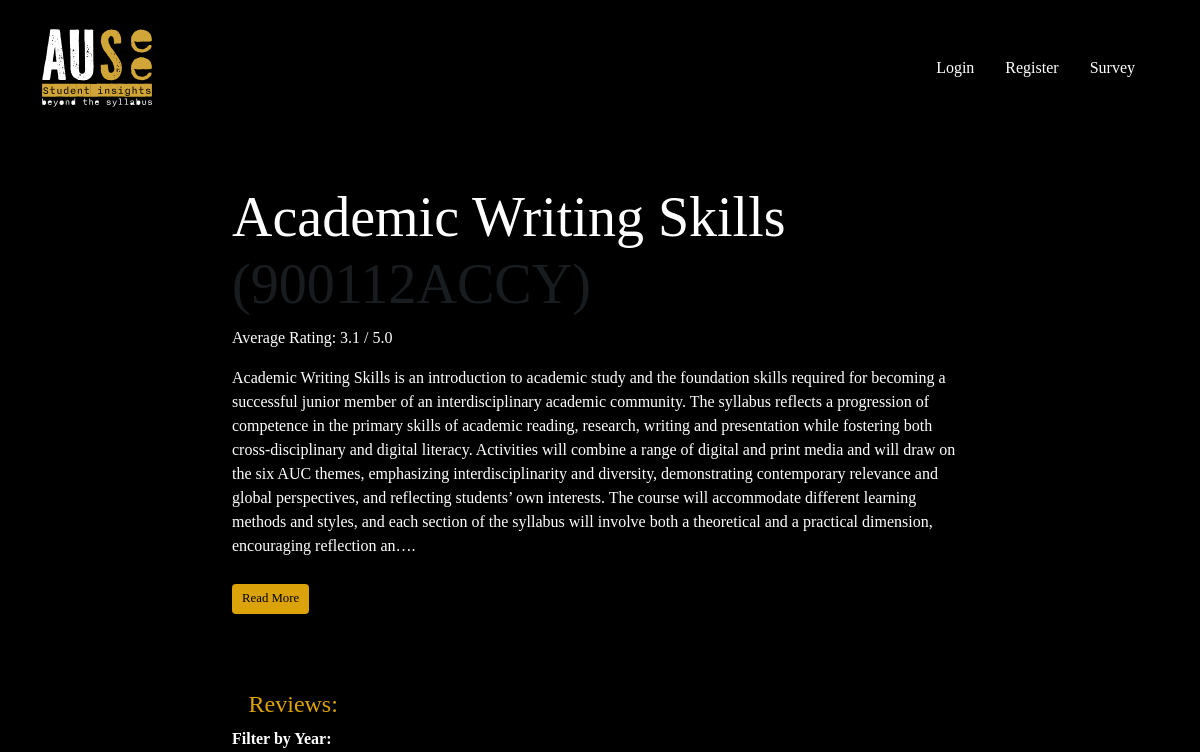
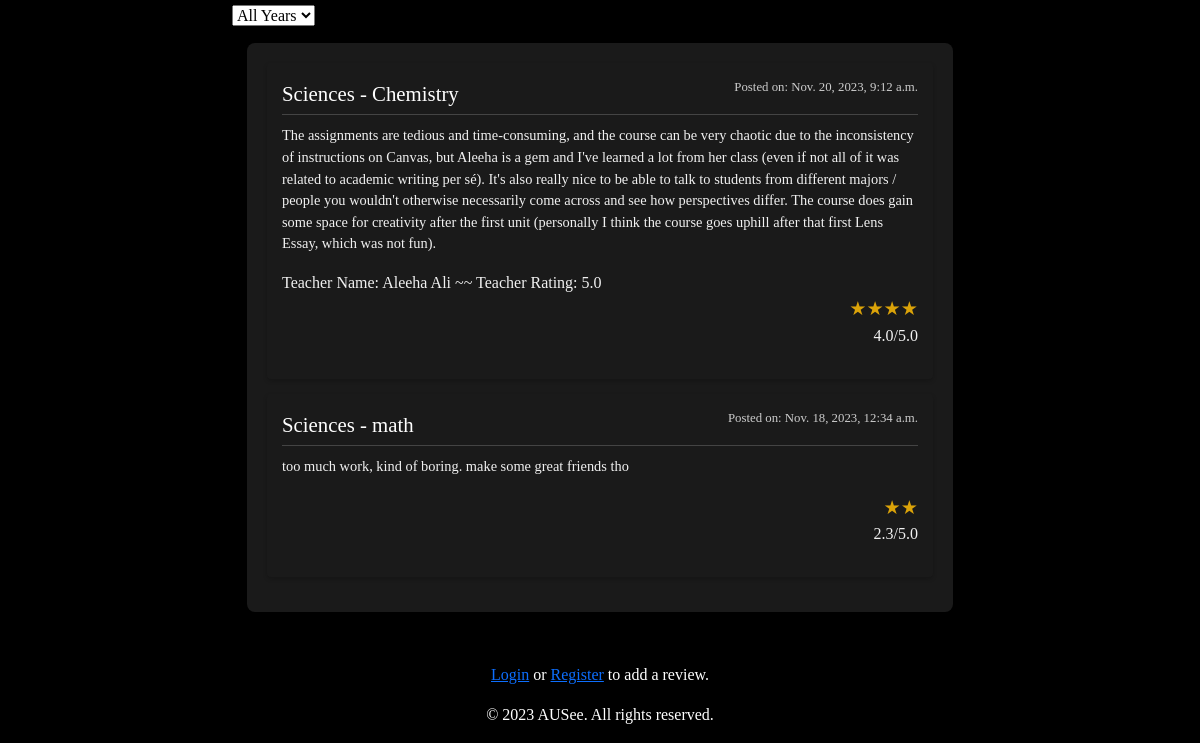
/courses/202/, run on an earlier commit of the app's database (2 pictures, top to bottom).
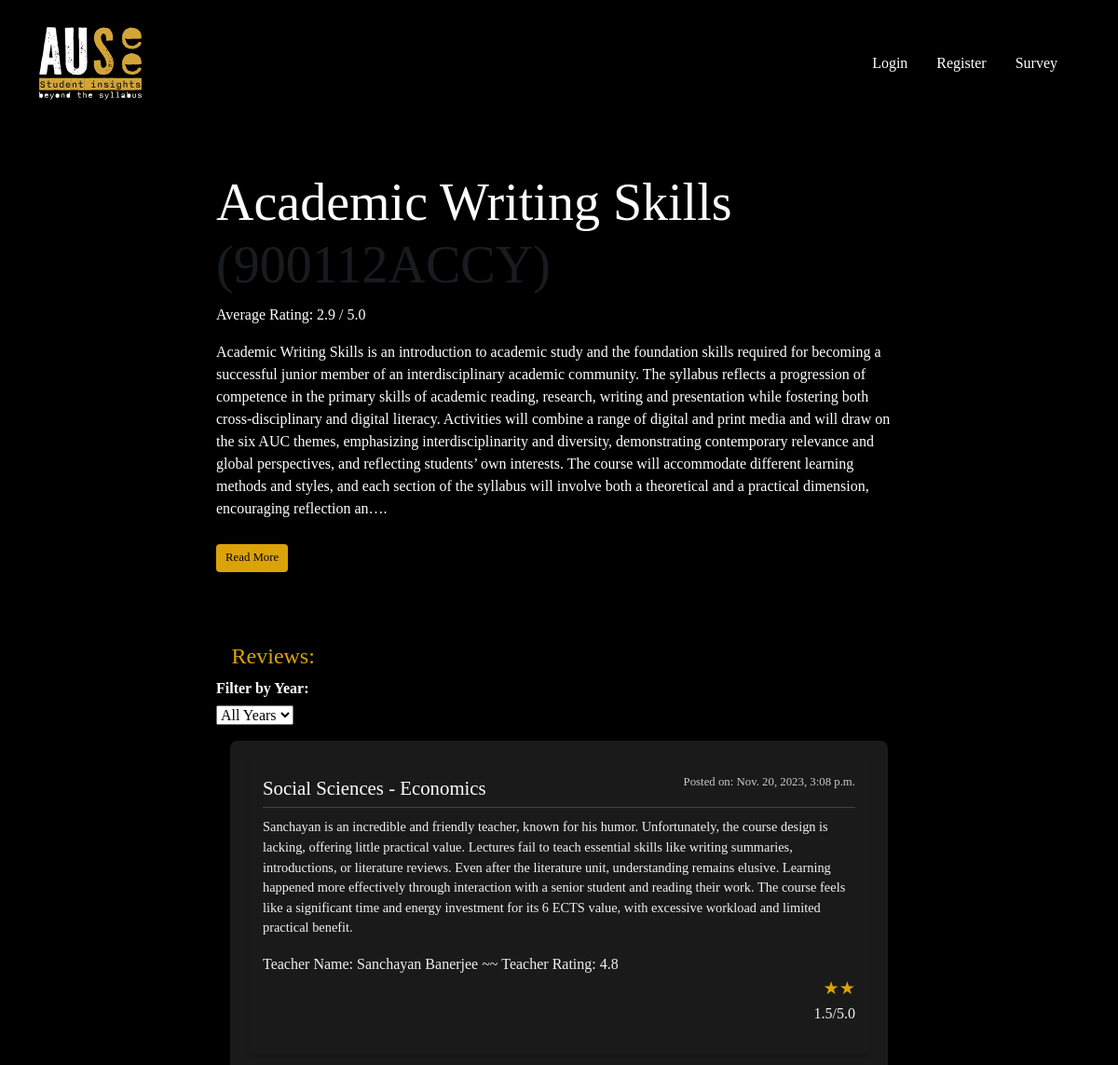
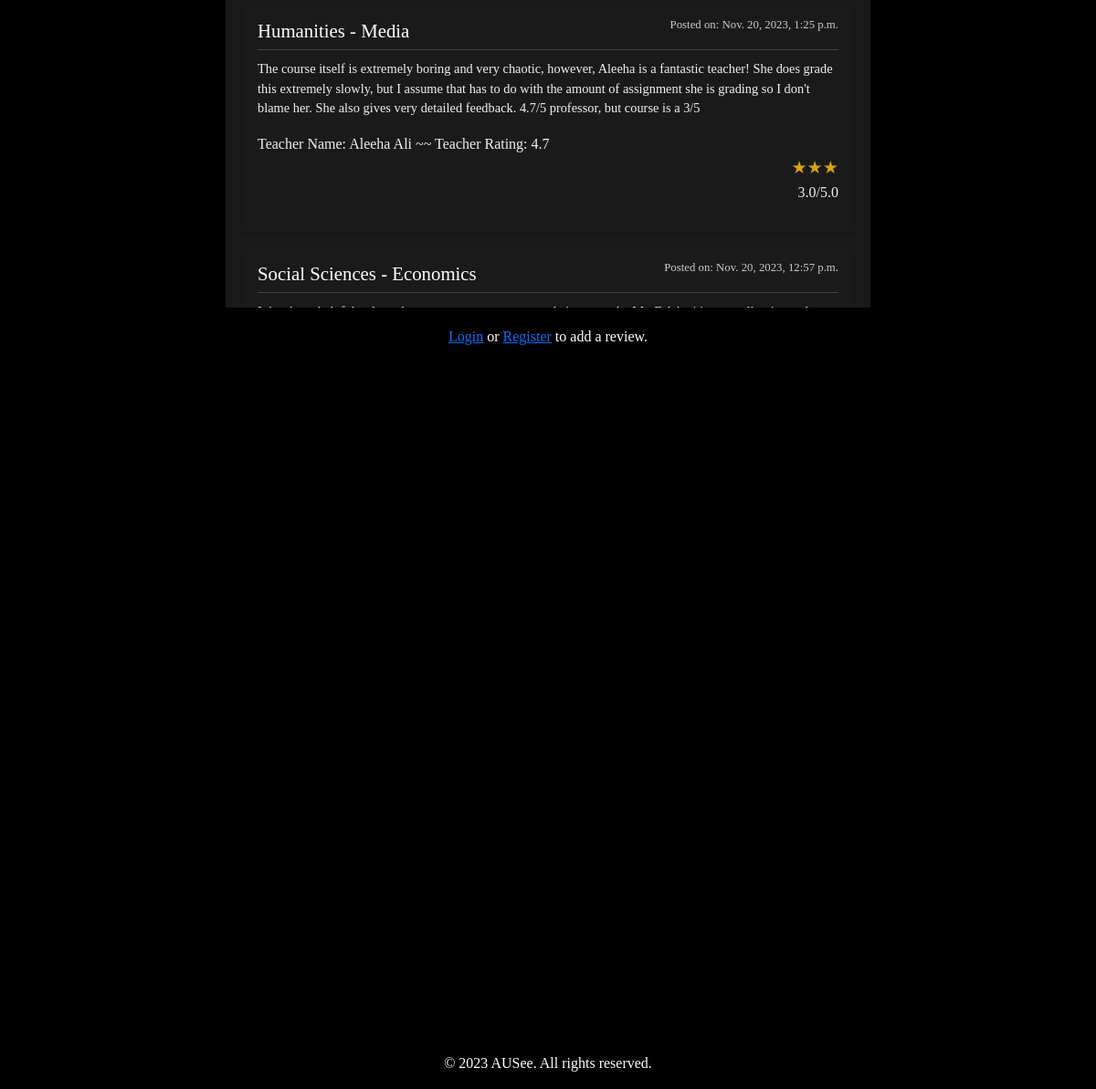
And on a later commit of the database (2 pictures, top to bottom).
### reviews/models.py (models this page shows, shortened)
class Course(models.Model):
    name = models.CharField(max_length=255)
    code = models.CharField(max_length=50)
    description = models.TextField(blank=True, null=True)
    level = models.PositiveSmallIntegerField(choices=LEVEL_CHOICES, default=100)
    def average_rating(self):
        reviews = self.review_set.all()
        if not reviews:
            return None
        total_rating = sum([review.rating for review in reviews])
        avg_rating = total_rating / len(reviews)
        return round(avg_rating, 1)  # round to 1 decimal place

class Review(models.Model):
    course = models.ForeignKey(Course, on_delete=models.CASCADE)
    text = models.TextField()
    rating = models.FloatField(choices=RATING_CHOICES)
    teacher_name = models.CharField(max_length=100, blank = True, null = True)
    teacher_quality = models.FloatField(choices=RATING_CHOICES, blank = True, null = True)
    created_date = models.DateTimeField(auto_now_add=True)
    updated_date = models.DateTimeField(auto_now=True)
    user = models.ForeignKey('users.CustomUser', on_delete=models.CASCADE)

### users/models.py (models this page shows)
class CustomUser(AbstractUser):
    joined_date = models.DateTimeField(auto_now_add=True)
    major = models.CharField(max_length=50, choices=MAJOR_CHOICES, default='Sciences')
    track = models.CharField(max_length=80)

### reviews/views.py (the view)
# urls.py: path('<int:course_id>/', views.course_detail, name='course_detail'),
def course_detail(request, course_id):
    course = get_object_or_404(Course, id=course_id)
    year_filter = request.GET.get('year')
    if year_filter:
        reviews = Review.objects.filter(course=course, created_date__year=year_filter).order_by('-created_date')
    else:
        reviews = Review.objects.filter(course=course).order_by('-created_date')
    review_date_range = Review.objects.aggregate(start_year=Min('created_date__year'), end_year=Max('created_date__year'))
    years = range(review_date_range['start_year'], review_date_range['end_year'] + 1) if review_date_range['start_year'] else []
    if request.method == "POST":
        form = ReviewForm(request.POST)
        if form.is_valid():
            review = form.save(commit=False)
            review.course = course
            review.user = request.user  # Set the user for the review
            review.save()
            return redirect('reviews:course_detail', course_id=course_id)
    else:
        form = ReviewForm()
    if 'delete_review' in request.POST:
        review_id = request.POST.get('review_id')
        review = Review.objects.get(id=review_id, user=request.user)
        review.delete()
        return HttpResponseRedirect(request.path_info)
    context = {
        'course': course,
        'reviews': reviews,
        'form': form,
        'current_year': year_filter,
        'available_years': years
    }
    return render(request, 'reviews/course_detail.html', context)

### reviews/forms.py
class ReviewForm(forms.ModelForm):
    class Meta:
        model = Review
        fields = ['rating', 'text', 'teacher_name', 'teacher_quality']
        widgets = {
            'text': forms.Textarea(attrs={'rows': 5, 'placeholder': 'Share your thoughts about this course... '}),
            'teacher_name': forms.Textarea(attrs={'rows': 1}),
        }
        help_texts = {
            'rating': 'Enter a rating between 1.0 and 5.0',
            'teacher_name': '(Optional)',
            'teacher_quality': '(Optional)',
        }
        labels = {
            'text': 'Review:',
            'teacher_name': 'Teacher Name:',
            'teacher_quality': 'Teacher Quality:',
        }

### reviews/templates/reviews/course_detail.html (shortened to what this page needs)
{% extends "base.html" %}
{% block content %}
<div class="container-main">
    <div class="row">
        <div class="col-md-8 offset-md-2">
            <h2 class="display-4">{{ course.name }} <span class="text-muted">({{ course.code }})</span></h2>
            <p><strong>Average Rating:</strong> {{ course.average_rating }} / 5.0</p>
            <div id="courseSummaryShort">
                <p>{{ course.description|truncatechars:800 }}.</p>
                <button id="toggleSummary" class="btn btn-primary" onclick="toggleDescription()">Read More</button>
            </div>
            <h3 class="topicx">Reviews:</h3>
            <div class="year-filter">
                <form method="get" action=".">
                    <label for="year">Filter by Year:</label>
                    <select name="year" onchange="this.form.submit()">
                        <option value="">All Years</option>
                    </select>
                </form>
            </div>
            <div class="reviews-scrollbox">
                <ul class="list-unstyled">
                    <div class="review-container">
                        {% for review in reviews %}
                        <div class="review-item">
                            <div class="review-header">
                                <span class="review-major">{{ review.user.major }} - {{ review.user.track }}</span>
                                <span class="review-date">Posted on: {{ review.created_date }}</span>
                            </div>
                            <div class="review-body">
                                <p class="review-text">{{ review.text }}</p>
                                {% if review.teacher_name %}
                                <div class="review-teacher">
                                    <span>Teacher Name: {{ review.teacher_name }} ~~</span>
                                    <span>Teacher Rating: {{ review.teacher_quality }}</span>
                                </div>
                                {% endif %}
                            </div>
                                <p>
                                    <span class="star-rating" data-rating="{{ review.rating|floatformat:1 }}"></span>
                                    <span class="rating-holder"> {{ review.rating|floatformat:1 }}/5.0 </span>
                                </p>
                        </div>
                        {% endfor %}
                    </div>
                </ul>
            </div>
            {% if user.is_authenticated %}
            <div class="container mt-5">
                <div class="row">
                    <div class="col-md-8 offset-md-2">
                        <div class="text-center mb-4">
                            <button id="addReviewButton" class="btn btn-third" onclick="toggleReviewForm()">Add a Review</button>
                        </div>
                        <div id="reviewForm" class="review-container" style="display: none;">
                            <h2 class="text-center mb-4">Add a Review</h2>
                            <form method="post">
                                {% csrf_token %}
                                {{ form.as_p }}
                                <button type="submit" class="btn btn-success">Submit Review</button>
                            </form>
                        </div>
                    </div>
                </div>
            </div>
            {% else %}
            <div class="helptext-container">
                <p>
                  <a href="{% url 'users:login' %}?next={{ request.path }}">Login</a> or
                  <a href="{% url 'users:register' %}?next={{ request.path }}">Register</a> to add a review.
                </p>
            </div>
            {% endif %}
        </div>
    </div>
</div>
{% endblock %}

### templates/base.html (shortened to what this page needs)
{% load static %}
<!DOCTYPE html>
<html lang="en">
<head>
    <link href="https://cdn.jsdelivr.net/npm/bootstrap@5.3.0-alpha1/dist/css/bootstrap.min.css" rel="stylesheet">
    <link  href="{% static 'css/style.css' %}" rel="stylesheet">
</head>
<body class="wrapper">
    <header>
        <nav class="navbar navbar-expand-lg navbar-dark">
          <div class="container">
            <a class="navbar-brand" href="{% url 'reviews:course_list' %}">
                <img class="logo" src="{% static 'logo1.svg' %}">
            </a>
            <div class="collapse navbar-collapse" id="navbarNav">
              <ul class="navbar-nav ms-auto">
                {% if user.is_authenticated %}
                <li class="nav-item">
                  <a class="nav-link" href="{% url 'reviews:course_list' %}">Courses</a>
                </li>
                <li class="nav-item">
                  <a class="nav-link" href="{% url 'feedback:about' %}">About</a>
                </li>
                <!--
                <li class="nav-item">
                  <a class="nav-link" href="{% url 'feedback:feedback' %}">Feedback</a>
                </li>
                -->
                <li class="nav-item">
                  <a class="nav-link" href="{% url 'feedback:form' %}">Survey</a>
                </li>
                <li class="nav-item">
                  <a class="nav-link" href="https://donate.stripe.com/dR6g1o86T1UObXqcMM">Donate</a>
                </li>
                <li class="nav-item">
                  <a class="nav-link" href="{% url 'users:logout' %}">Logout</a>
                </li>
                {% else %}
                <li class="nav-item">
                  <a class="nav-link" href="{% url 'users:login' %}">Login</a>
                </li>
                <li class="nav-item">
                  <a class="nav-link" href="{% url 'users:register' %}">Register</a>
                </li>
                <li class="nav-item">
                  <a class="nav-link" href="{% url 'feedback:form' %}">Survey</a>
                </li>
                {% endif %}
              </ul>
            </div>
          </div>
        </nav>
      </header>
<main class="container mt-5">
    {% block content %}{% endblock %}
</main>
<footer class="footer py-3 text-white">
    <div class="container">
      <p class="text-center mb-0">© 2023 AUSee. All rights reserved.</p>
    </div>
</footer>
</body>
</html>

### templates/base.html (style rules this page uses)
body, html { height: 100%; background-color: black; font-family: nitti-tywriter; }
.wrapper { min-height: 100%; display: flex; flex-direction: column; }
main { flex: 1; }
.footer { background-color: #000000; ; }
.navbar { background-color: #000000; border-bottom: 2px ; border-color: chartreuse; }
.navbar-brand { font-size: 1.5em; color: #dba309 !important; }
.nav-link { color: #fff !important; margin-right: 15px; transition: color 0.3s ease-in-out; }
.logo { width: 110px; height: 110px; margin-right: 15px; }

### reviews/templates/reviews/course_detail.html (style rules this page uses)
.review-container { background-color: #1a1a1a; border-radius: 8px; padding: 20px; color: #f1f1f1; }
.review-item { background-color: #1a1a1a; border-radius: 4px; margin-bottom: 10px; padding: 15px; box-shadow: 0 2px 4px rgba(0,0,0,.2); }
.review-header { display: flex; justify-content: space-between; margin-bottom: 5px; }
.review-major { font-weight: bold; color: #4b9cd3; }
.review-date { font-size: 0.8em; color: #cccccc; }
.review-body { border-top: 1px solid #444; padding-top: 10px; }
.review-text { font-size: 0.9em; color: #f1f1f1; }
.review-teacher { margin-top: 10px; }
label { font-weight: bold; margin-bottom: 5px; display: block; }
.reviews-scrollbox { max-height: 700px; overflow-y: auto; background-color: #000000; border-radius: 8px; padding: 15px; margin-bottom: 20px; box-shadow: 0 2px 4px rgba(0,0,0,.1); scroll-behavior: smooth; scrollbar-width: thin; }
.review-item { padding-bottom: 15px; margin-bottom: 15px; }
.helptext-container { text-align: center; }
.helptext-container p { display: inline-block; margin: 0; }
.review-major { font-family: PF Fuel Grime; font-size: 1.3em; font-weight: 10; color: #ffffff; }
.review-text { font-size: 0.9em; color: #f1f1f1; font-weight: 100; }
.btn-primary { background-color: #dba309; color: #000000; border: none; border-radius: 4px; padding: 5px 10px; cursor: pointer; margin-top: 10px; font-size: 0.8em; }
.star-rating { font-size: 1.2em; color: #dba309; font-weight: 100; display: flex; justify-content: right; }
.container-main { background-color: #000000; color: #ffffff; font-weight: 100; }
.btn-primary { margin-bottom: 5%; }
.topicx { font-family: PF Fuel Grime; font-size: 1.5em; font-weight: 10; color: #dba309; margin-left: 2.25%; margin-top: 40px; }
.rating-holder { display: flex; justify-content: right; }

What changed in the data, as far as the page shows it:
no longer on this page (row unchanged): Review: user.major "Sciences", user.track "Chemistry", created_date "Nov. 20, 2023, 9:12 a.m.", text "The assignments are tedious and time-consuming, and the course can be very chaotic due to the inconsistency of instructions on Canvas, but Aleeha is a gem and I've learned a lot from her class (even if not all of it was related to academic writing per sé). It's also really nice to be able to talk to students from different majors / people you wouldn't otherwise necessarily come across and see how perspectives differ. The course does gain some space for creativity after the first unit (personally I think the course goes uphill after that first Lens Essay, which was not fun).", teacher_name "Aleeha Ali", teacher_quality "5.0", rating "4.0"
no longer on this page (row unchanged): Review: user.major "Sciences", user.track "math", created_date "Nov. 18, 2023, 12:34 a.m.", text "too much work, kind of boring. make some great friends tho", rating "2.3"
computed for Course "Academic Writing Skills": average_rating "3.1" → "2.9"
added Review: user.major "Social Sciences", user.track "Economics", created_date "Nov. 20, 2023, 3:08 p.m.", text "Sanchayan is an incredible and friendly teacher, known for his humor. Unfortunately, the course design is lacking, offering little practical value. Lectures fail to teach essential skills like writing summaries, introductions, or literature reviews. Even after the literature unit, understanding remains elusive. Learning happened more effectively through interaction with a senior student and reading their work. The course feels like a significant time and energy investment for its 6 ECTS value, with excessive workload and limited practical benefit.", teacher_name "Sanchayan Banerjee", teacher_quality "4.8", rating "1.5"
added Review: user.major "Humanities", user.track "Media", created_date "Nov. 20, 2023, 1:25 p.m.", text "The course itself is extremely boring and very chaotic, however, Aleeha is a fantastic teacher! She does grade this extremely slowly, but I assume that has to do with the amount of assignment she is grading so I don't blame her. She also gives very detailed feedback. 4.7/5 professor, but course is a 3/5", teacher_name "Aleeha Ali", teacher_quality "4.7", rating "3.0"
added Review: user.major "Social Sciences", user.track "Economics", created_date "Nov. 20, 2023, 12:57 p.m."
